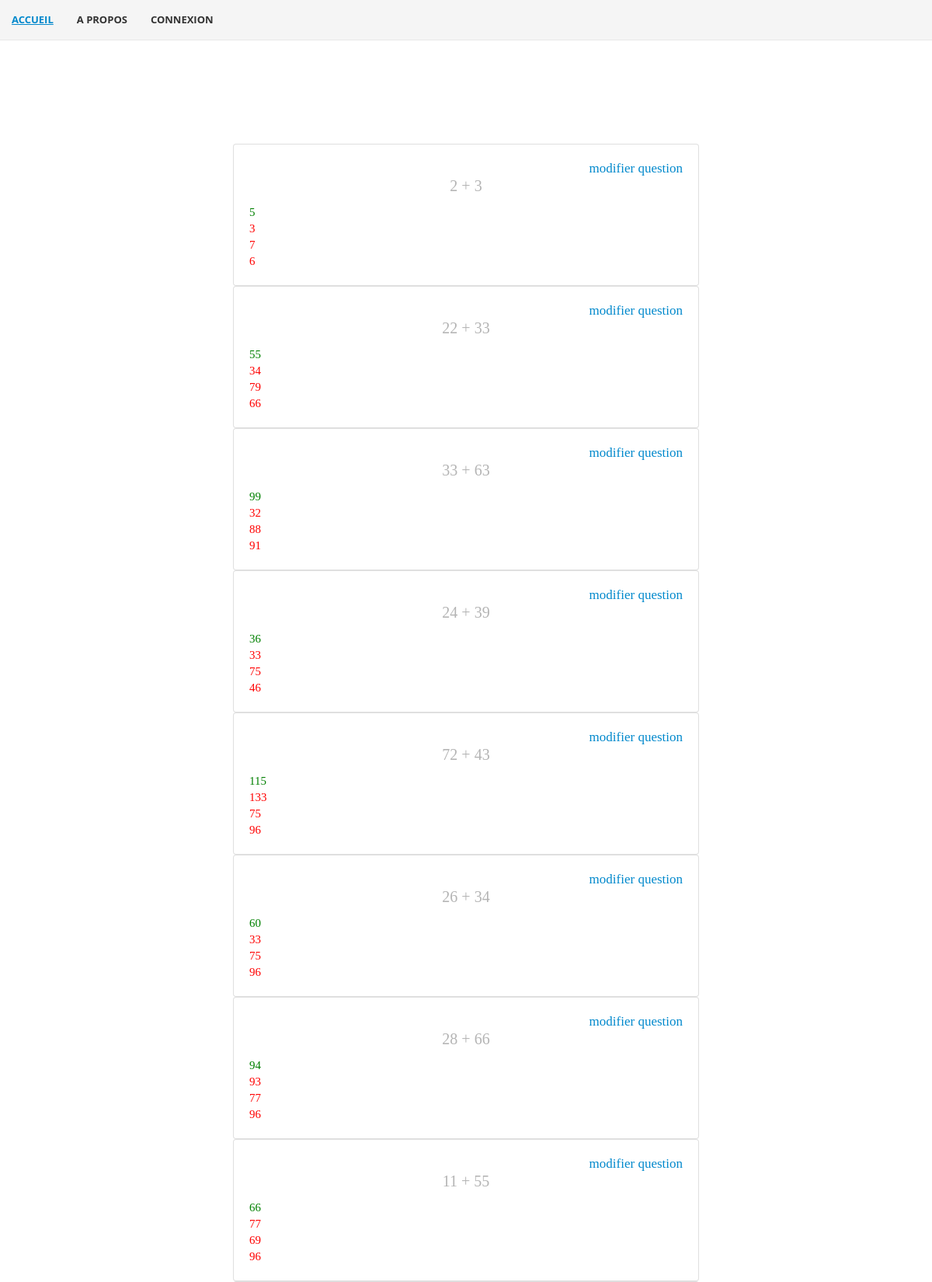
/modifQuestion.php?moduleid=1 (upper part), run on the app's committed database.
### tables this page shows
CREATE TABLE Question
(idQuestion int not null AUTO_INCREMENT,
libelleQuestion varchar(150) not null,
primary key (idQuestion),
idModule int not null,
foreign key (idModule) references Module(idModule));

CREATE TABLE Reponse
(idReponse int not null AUTO_INCREMENT,
libelleReponse varchar(100) not null,
isTrue boolean,
idQuestion int not null ,
primary key (idReponse),
foreign key (idQuestion) references Question(idQuestion));

### questionManager.php (called while the page is built, shortened)
<?php
class QuestionManager
{
    private $_db;
    public function __construct(PDO $db)
    {
        $this->_db = $db;
    }
    public function getquestionByModule($moduleId)
    {
        $q = $this->_db->prepare("SELECT * FROM Question WHERE idModule = :moduleId");
        $q->bindValue(":moduleId", $moduleId);
        $q->execute();
        $data = $q->fetchAll();
        return $data;
    }
    public function getReponse($questionId)
    {
        $q = $this->_db->prepare("SELECT * FROM Reponse WHERE idQuestion = :idQuestion");
        $q->bindValue(":idQuestion", $questionId);
        $q->execute();
        $data = $q->fetchAll();
        return $data;
    }
}
?>

### modifQuestion.php (the view, shortened to what this page needs)
<!DOCTYPE html>
<html lang="fr">
<head>
    <link rel="stylesheet" href="https://stackpath.bootstrapcdn.com/bootstrap/4.4.1/css/bootstrap.min.css">
    <link rel="stylesheet" href="css/sign.css"/>
    <link rel="stylesheet" href="css/style.css"/>
</head>
<body class="text-center">
<?php
 include("header.php");
 include("config.php");
 require "questionManager.php";
 $questionManager = new QuestionManager($DB);
 $result = $questionManager->getQuestionByModule($_GET["moduleid"]);
 ?>
 <?php foreach($result as $question) {
    $reponses = $questionManager->getReponse($question["idQuestion"]);
     ?>
     <div class="card" style="width: 50%; margin: auto;">
     <div class="card-body">
        <div style="text-align: right">
        <a style="text-align: right;" href="updateQuestionForm.php?idquestion=<?php echo $question["idQuestion"] ?>">modifier question</a>
        </div>
       <h5 class="card-title"><?php echo $question['libelleQuestion']; ?></h5>
       <p class="card-text">
       <?php foreach($reponses as $reponse) { ?>
       <div class="row">
       <div class="col-3">
       <p style="color: <?php if($reponse["isTrue"]){ echo "green";}else {echo "red";} ?>;"> <?php echo $reponse["libelleReponse"]; ?></p>
       </div>
       </div>
       <?php } ?>
       </p>
     </div>
   </div>
<?php
 }
 ?>
</body>
</html>

### css/sign.css (style rules this page uses)
p { margin-bottom: 0px; font-size: 15px; color: #777; }
body { font-size: 14px; line-height: 1.8; color: #222; font-weight: 400; font-family: 'Montserrat'; background-image: url("../images/signup-bg.jpg"); background-repeat: no-repeat; background-size: cover; -moz-background-size: cover; -webkit-background-size: cover; -o-background-size: cover; -ms-background-size: cover; background-position: center center; padding: 115px 0; }

### css/style.css (style rules this page uses)
html { position: relative; min-height: 100%; padding: 0; margin: 0; }
body { width: 100%; margin: 0 auto; color: rgb(180, 180, 180); background-color: white; font-family: Lora, 'Times New Roman', serif; font-size: 17px; line-height: 21px; }
p { width: 100%; margin-left: auto; margin-right: auto; text-align: justify; }
a { text-decoration: none; color: rgb(0, 136, 204); }

### data on the page
question: libelleQuestion "2 + 3"
reponse: libelleReponse "5"
reponse: libelleReponse "3"
reponse: libelleReponse "7"
reponse: libelleReponse "6"
question: libelleQuestion "22 + 33"
reponse: libelleReponse "55"
reponse: libelleReponse "34"
reponse: libelleReponse "79"
reponse: libelleReponse "66"
question: libelleQuestion "33 + 63"
reponse: libelleReponse "99"
reponse: libelleReponse "32"
reponse: libelleReponse "88"
reponse: libelleReponse "91"
question: libelleQuestion "24 + 39"
reponse: libelleReponse "36"
reponse: libelleReponse "33"
reponse: libelleReponse "75"
reponse: libelleReponse "46"
question: libelleQuestion "72 + 43"
reponse: libelleReponse "115"
reponse: libelleReponse "133"
reponse: libelleReponse "75"
reponse: libelleReponse "96"
question: libelleQuestion "26 + 34"
reponse: libelleReponse "60"
reponse: libelleReponse "33"
reponse: libelleReponse "75"
reponse: libelleReponse "96"
question: libelleQuestion "28 + 66"
reponse: libelleReponse "94"
reponse: libelleReponse "93"
reponse: libelleReponse "77"
reponse: libelleReponse "96"
question: libelleQuestion "11 + 55"
reponse: libelleReponse "66"
reponse: libelleReponse "77"
reponse: libelleReponse "69"
reponse: libelleReponse "96"
